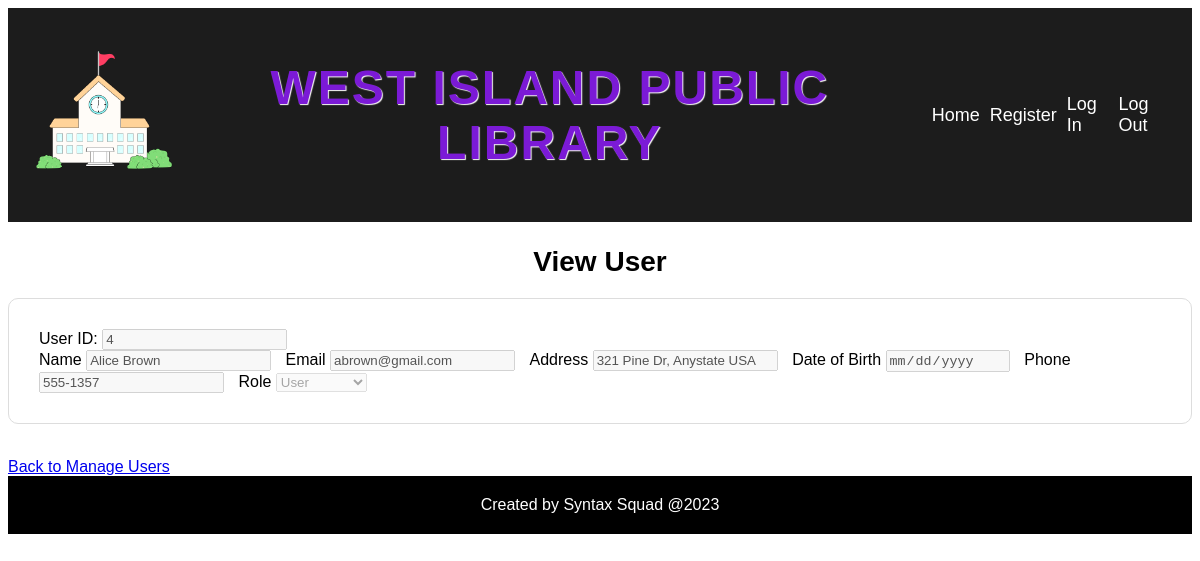
/view_users.php?user_id=4 (signed in), run on the app's committed database.
### tables this page shows
CREATE TABLE users (
    user_id INT(11) PRIMARY KEY AUTO_INCREMENT,
    name VARCHAR(255) NOT NULL,
    email VARCHAR(255) NOT NULL,
    password VARCHAR(255) NOT NULL,
    address VARCHAR(255) NOT NULL,
    phone VARCHAR(20) NOT NULL,
    role VARCHAR(10) NOT NULL,
    registration_date DATE NOT NULL,
    birth_date DATE NULL
);

### view_users.php (the view, shortened to what this page needs)
<?php
require_once "dbconnection.php";
include('header.php');
$name = $email = $address = $dob = $phone = $role = "";
if (!array_key_exists("role", $_SESSION) || $_SESSION['role'] != 'admin') {
    echo 'No admin privilege, please login as admin to access this page.<br>';
    echo '<a href="login.php">Login here!</a>';
} else {
    $user_id = $_GET['user_id'];
    if (!empty($user_id) || is_numeric($user_id)) {
        $autofill_query =   "SELECT * FROM users WHERE user_id='$user_id'";
        $autofill_query_result = mysqli_query($conn, $autofill_query);
        $row = mysqli_fetch_array($autofill_query_result);
        $name = $row['name'];
        $email = $row['email'];
        $address = $row['address'];
        $phone = $row['phone'];
        $role = $row['role'];
        $birth_date = $row['birth_date'];
    }
?>
    <!DOCTYPE html>
    <html>
    <head>
        <link rel="stylesheet" type="text/css" href="style.css">
    </head>
    <body>
        <div class="container">
            <main>
                <h2>View User</h2>
                <form action="<?php echo htmlspecialchars($_SERVER["PHP_SELF"]); ?>" method="post">
                    <label>User ID:</label>
                    <input type="number" name="user_id" value="<?php echo $user_id ?>" disabled><br>
                    <label>Name</label>
                    <input type="text" name="name" value="<?php echo $name; ?>" disabled>
                    <label>Email</label>
                    <input type="text" name="email" value="<?php echo $email; ?>" disabled>
                    <label>Address</label>
                    <input type="text" name="address" value="<?php echo $address; ?>" disabled>
                    <label>Date of Birth</label>
                    <input type="date" name="birth_date" value="<?php echo $birth_date; ?>" disabled>
                    <label>Phone</label>
                    <input type="tel" name="phone" value="<?php echo $phone; ?>" disabled>
                    <label>Role</label>
                    <select name="role" disabled>
                        <option value="user" <?php if ($role == 'user') {
                                                    echo ' selected';
                                                } ?>>User</option>
                    </select>
                </form>
                <br>
                <a href="manage_users.php">Back to Manage Users</a>
            </main>
        </div>
        <footer>
            Created by Syntax Squad @2023
        </footer>
    </body>
    </html>
<?php
}
?>

### style.css (style rules this page uses)
body { font-family: Arial, sans-serif; }
main { margin-top: 20px; }
footer { background-color: black; color: white; text-align: center; padding: 20px; }
form { background-color: #fff; border: 1px solid #ddd; padding: 30px; border-radius: 10px; }
h2 { font-size: 28px; text-align: center; margin-bottom: 20px; }

### data on the page
users: name "Alice Brown", email "abrown@gmail.com", address "321 Pine Dr, Anystate USA", phone "555-1357", role "User"
